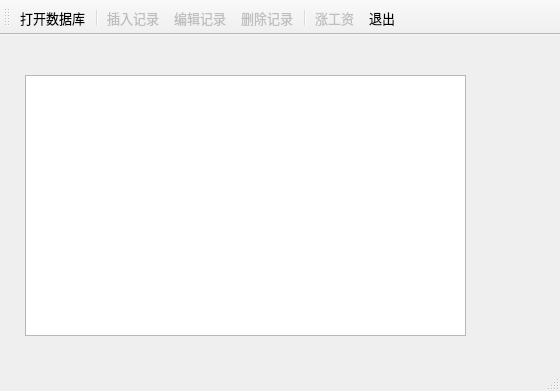
<?xml version="1.0" encoding="UTF-8"?>
<ui version="4.0">
 <class>MainWindow</class>
 <widget class="QMainWindow" name="MainWindow">
  <property name="geometry">
   <rect>
    <x>0</x>
    <y>0</y>
    <width>560</width>
    <height>391</height>
   </rect>
  </property>
  <property name="font">
   <font>
    <family>宋体</family>
    <pointsize>10</pointsize>
   </font>
  </property>
  <property name="windowTitle">
   <string>QSqlQuery的使用</string>
  </property>
  <widget class="QWidget" name="centralWidget">
   <widget class="QTableView" name="tableView">
    <property name="geometry">
     <rect>
      <x>25</x>
      <y>40</y>
      <width>441</width>
      <height>261</height>
     </rect>
    </property>
    <property name="styleSheet">
     <string notr="true">alternate-background-color: rgb(211, 249, 248);</string>
    </property>
    <property name="editTriggers">
     <set>QAbstractItemView::NoEditTriggers</set>
    </property>
    <property name="selectionMode">
     <enum>QAbstractItemView::SingleSelection</enum>
    </property>
    <property name="selectionBehavior">
     <enum>QAbstractItemView::SelectRows</enum>
    </property>
    <attribute name="horizontalHeaderDefaultSectionSize">
     <number>75</number>
    </attribute>
   </widget>
  </widget>
  <widget class="QStatusBar" name="statusBar"/>
  <widget class="QToolBar" name="mainToolBar">
   <property name="toolButtonStyle">
    <enum>Qt::ToolButtonTextUnderIcon</enum>
   </property>
   <attribute name="toolBarArea">
    <enum>TopToolBarArea</enum>
   </attribute>
   <attribute name="toolBarBreak">
    <bool>false</bool>
   </attribute>
   <addaction name="actOpenDB"/>
   <addaction name="separator"/>
   <addaction name="actRecInsert"/>
   <addaction name="actRecEdit"/>
   <addaction name="actRecDelete"/>
   <addaction name="separator"/>
   <addaction name="actScan"/>
   <addaction name="actQuit"/>
  </widget>
  <action name="actOpenDB">
   <property name="icon">
    <iconset resource="res.qrc">
     <normaloff>:/images/images/open3.bmp</normaloff>:/images/images/open3.bmp</iconset>
   </property>
   <property name="text">
    <string>打开数据库</string>
   </property>
   <property name="toolTip">
    <string>打开数据库</string>
   </property>
  </action>
  <action name="actQuit">
   <property name="icon">
    <iconset resource="res.qrc">
     <normaloff>:/images/images/exit.bmp</normaloff>:/images/images/exit.bmp</iconset>
   </property>
   <property name="text">
    <string>退出</string>
   </property>
   <property name="toolTip">
    <string>退出</string>
   </property>
  </action>
  <action name="actRecInsert">
   <property name="enabled">
    <bool>false</bool>
   </property>
   <property name="icon">
    <iconset resource="res.qrc">
     <normaloff>:/images/images/306.bmp</normaloff>:/images/images/306.bmp</iconset>
   </property>
   <property name="text">
    <string>插入记录</string>
   </property>
   <property name="toolTip">
    <string>插入记录</string>
   </property>
  </action>
  <action name="actRecDelete">
   <property name="enabled">
    <bool>false</bool>
   </property>
   <property name="icon">
    <iconset resource="res.qrc">
     <normaloff>:/images/images/delete1.bmp</normaloff>:/images/images/delete1.bmp</iconset>
   </property>
   <property name="text">
    <string>删除记录</string>
   </property>
   <property name="toolTip">
    <string>删除记录</string>
   </property>
  </action>
  <action name="actRecEdit">
   <property name="enabled">
    <bool>false</bool>
   </property>
   <property name="icon">
    <iconset resource="res.qrc">
     <normaloff>:/images/images/812.bmp</normaloff>:/images/images/812.bmp</iconset>
   </property>
   <property name="text">
    <string>编辑记录</string>
   </property>
   <property name="toolTip">
    <string>编辑记录</string>
   </property>
  </action>
  <action name="actScan">
   <property name="enabled">
    <bool>false</bool>
   </property>
   <property name="icon">
    <iconset resource="res.qrc">
     <normaloff>:/images/images/up.bmp</normaloff>:/images/images/up.bmp</iconset>
   </property>
   <property name="text">
    <string>涨工资</string>
   </property>
   <property name="toolTip">
    <string>涨工资</string>
   </property>
  </action>
  <action name="actSQLtest">
   <property name="icon">
    <iconset resource="res.qrc">
     <normaloff>:/images/images/322.bmp</normaloff>:/images/images/322.bmp</iconset>
   </property>
   <property name="text">
    <string>SQL测试</string>
   </property>
  </action>
 </widget>
 <layoutdefault spacing="6" margin="11"/>
 <resources>
  <include location="res.qrc"/>
 </resources>
 <connections>
  <connection>
   <sender>actQuit</sender>
   <signal>triggered()</signal>
   <receiver>MainWindow</receiver>
   <slot>close()</slot>
   <hints>
    <hint type="sourcelabel">
     <x>-1</x>
     <y>-1</y>
    </hint>
    <hint type="destinationlabel">
     <x>274</x>
     <y>184</y>
    </hint>
   </hints>
  </connection>
 </connections>
</ui>
